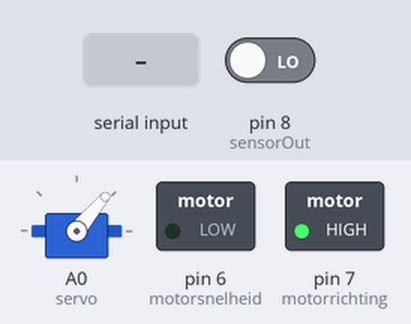
The sketch below on a simulated Arduino Uno, built with avr-gcc and run on an emulated ATmega328P. Parts: servo, switched loads named in the sketch (green lamp = pin HIGH). Inputs (shaded band) come from the test bench; at power-on: pin 8 (sensorOut) LOW. Pins used as bus, display or sensor lines are not drawn.

Above: at 1.2 s.
1.3 s: byte 0 (0) received over Serial
At 1.9 s:
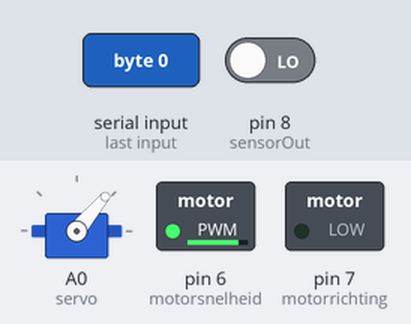
2.8 s: byte 1 (1) received over Serial
At 6.2 s:
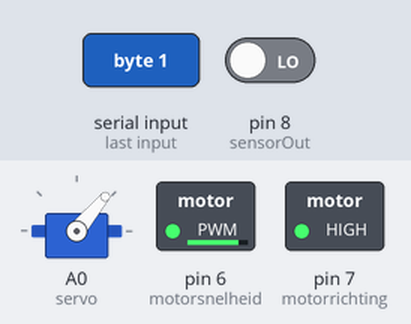
Timing chart, 0 to 7.7 s (numbered marks = the images above; inputs shaded):
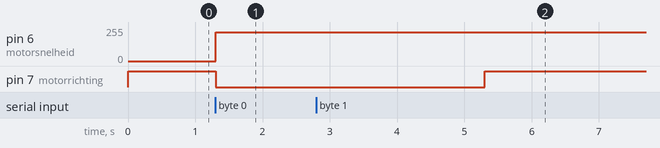

The sketch:

Integrated_sorteer_module.ino
```cpp
 #include <Servo.h>

#define S0 9
#define S1 10
#define S2 11
#define S3 12
#define sensorOut 8
#define motorsnelheid 6
#define motorrichting 7

int speaker = 2;

int redfrequency = 0;
int bluefrequency = 0;

byte Status = 2;
int i;

Servo servo;

void setup() {

  servo.attach(A0);
  pinMode(motorsnelheid, OUTPUT);
  pinMode(motorrichting, OUTPUT);

  pinMode(S0, OUTPUT);
  pinMode(S1, OUTPUT);
  pinMode(S2, OUTPUT);
  pinMode(S3, OUTPUT);
  pinMode(sensorOut, INPUT);


  // Setting frequency-scaling to 20%
  digitalWrite(S0, HIGH);
  digitalWrite(S1, LOW);
  servo.write(50);
  Serial.begin(9600);
}
void loop() {

  if (Serial.available() > 0) {
  Status = Serial.read();
  }

  if (Status == 0) {
      analogWrite(motorsnelheid, 215);
      digitalWrite(motorrichting, LOW);
      delay(4000);
      Status = 2;
      }

  // Status = 1;
  if (Status == 1) {
    if (i < 1) {
      analogWrite(motorsnelheid, 215);
      digitalWrite(motorrichting, HIGH);
      i++;
    }

    // Setting red filtered photodiodes to be read
    digitalWrite(S2, LOW);
    digitalWrite(S3, LOW);
    // Reading the output frequency
    redfrequency = pulseIn(sensorOut, LOW);
    delay(10);

    // Setting Blue filtered photodiodes to be read
    digitalWrite(S2, LOW);
    digitalWrite(S3, HIGH);
    // Reading the output frequency
    bluefrequency = pulseIn(sensorOut, LOW);
    delay(10);


    if ((redfrequency > 0) && (redfrequency < 1900)) {
      Serial.println("1");

      tone(speaker, 1000, 500);
      servo.write(50);
      delay(1000);
    }

    if ((bluefrequency < 2800 ) && (redfrequency > 2400)) {
      Serial.println("2");
      tone(speaker, 1000, 500);
      servo.write(115);
      delay(1000);
    }

  }


  if (Status == 2) {
    analogWrite(motorsnelheid, 0);
    digitalWrite(motorrichting, HIGH);
    i = 0;
  }
}
```

Measured:
- after the input at 1.3 s, pin 6 (motorsnelheid): 0/255 → 215/255 at once; pin 7 (motorrichting): HIGH → LOW at once
- after the input at 2.8 s, pin 6 (motorsnelheid): stays 215/255 (without the input it goes to 0/255 after 2.5 s)
